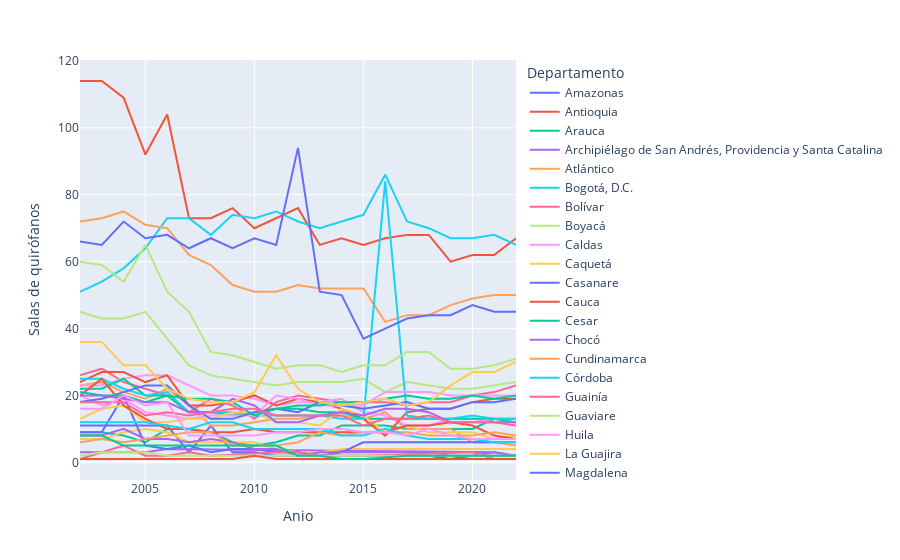

This figure's notebook cell:
### Code cell
px.line(df[df['Departamento'] != 'Nacional'], x='Anio', y='Salas de quirófanos', color='Departamento')

### Figure 1 — Plotly figure (JSON) as saved in the notebook; plotly's stock layout.template omitted (floating-point values rounded to 4 significant figures)
{"data": [{"hovertemplate": "Departamento=Amazonas<br>Anio=%{x}<br>Salas de quirófanos=%{y}<extra></extra>", "legendgroup": "Amazonas", "line": {"color": "#636efa", "dash": "solid"}, "marker": {"symbol": "circle"}, "mode": "lines", "name": "Amazonas", "orientation": "v", "showlegend": true, "type": "scatter", "x": [2002, 2003, 2004, 2005, 2006, 2007, 2008, 2009, 2010, 2011, 2012, 2013, 2014, 2015, 2016, 2017, 2018, 2019, 2020, 2021, 2022], "xaxis": "x", "y": [11, 11, 11, 11, 11, 3, 11, 3, 3, 2, 2, 2, 2, 2, 2, 2, 2, 1, 2, 2, 2], "yaxis": "y"}, {"hovertemplate": "Departamento=Antioquia<br>Anio=%{x}<br>Salas de quirófanos=%{y}<extra></extra>", "legendgroup": "Antioquia", "line": {"color": "#EF553B", "dash": "solid"}, "marker": {"symbol": "circle"}, "mode": "lines", "name": "Antioquia", "orientation": "v", "showlegend": true, "type": "scatter", "x": [2002, 2003, 2004, 2005, 2006, 2007, 2008, 2009, 2010, 2011, 2012, 2013, 2014, 2015, 2016, 2017, 2018, 2019, 2020, 2021, 2022], "xaxis": "x", "y": [114, 114, 109, 92, 104, 73, 73, 76, 70, 73, 76, 65, 67, 65, 67, 68, 68, 60, 62, 62, 67], "yaxis": "y"}, {"hovertemplate": "Departamento=Arauca<br>Anio=%{x}<br>Salas de quirófanos=%{y}<extra></extra>", "legendgroup": "Arauca", "line": {"color": "#00cc96", "dash": "solid"}, "marker": {"symbol": "circle"}, "mode": "lines", "name": "Arauca", "orientation": "v", "showlegend": true, "type": "scatter", "x": [2002, 2003, 2004, 2005, 2006, 2007, 2008, 2009, 2010, 2011, 2012, 2013, 2014, 2015, 2016, 2017, 2018, 2019, 2020, 2021, 2022], "xaxis": "x", "y": [9, 9, 8, 6, 10, 10, 9, 6, 5, 6, 8, 8, 11, 11, 11, 10, 10, 10, 10, 13, 12], "yaxis": "y"}, {"hovertemplate": "Departamento=Archipiélago de San Andrés, Providencia y Santa Catalina<br>Anio=%{x}<br>Salas de quirófanos=%{y}<extra></extra>", "legendgroup": "Archipiélago de San Andrés, Providencia y Santa Catalina", "line": {"color": "#ab63fa", "dash": "solid"}, "marker": {"symbol": "circle"}, "mode": "lines", "name": "Archipiélago de San Andrés, Providencia y Santa Catalina", "orientation": "v", "showlegend": true, "type": "scatter", "x": [2002, 2003, 2004, 2005, 2006, 2021, 2022], "xaxis": "x", "y": [3, 3, 3, 3, 4, 3, 2], "yaxis": "y"}, {"hovertemplate": "Departamento=Atlántico<br>Anio=%{x}<br>Salas de quirófanos=%{y}<extra></extra>", "legendgroup": "Atlántico", "line": {"color": "#FFA15A", "dash": "solid"}, "marker": {"symbol": "circle"}, "mode": "lines", "name": "Atlántico", "orientation": "v", "showlegend": true, "type": "scatter", "x": [2002, 2003, 2004, 2005, 2006, 2007, 2008, 2009, 2010, 2011, 2012, 2013, 2014, 2015, 2016, 2017, 2018, 2019, 2020, 2021, 2022], "xaxis": "x", "y": [23, 24, 21, 19, 22, 17, 11, 11, 12, 13, 13, 14, 14, 13, 15, 10, 10, 10, 6, 6, 5], "yaxis": "y"}, {"hovertemplate": "Departamento=Bogotá, D.C.<br>Anio=%{x}<br>Salas de quirófanos=%{y}<extra></extra>", "legendgroup": "Bogotá, D.C.", "line": {"color": "#19d3f3", "dash": "solid"}, "marker": {"symbol": "circle"}, "mode": "lines", "name": "Bogotá, D.C.", "orientation": "v", "showlegend": true, "type": "scatter", "x": [2002, 2003, 2004, 2005, 2006, 2007, 2008, 2009, 2010, 2011, 2012, 2013, 2014, 2015, 2016, 2017, 2018, 2019, 2020, 2021, 2022], "xaxis": "x", "y": [51, 54, 58, 64, 73, 73, 68, 74, 73, 75, 72, 70, 72, 74, 86, 72, 70, 67, 67, 68, 65], "yaxis": "y"}, {"hovertemplate": "Departamento=Bolívar<br>Anio=%{x}<br>Salas de quirófanos=%{y}<extra></extra>", "legendgroup": "Bolívar", "line": {"color": "#FF6692", "dash": "solid"}, "marker": {"symbol": "circle"}, "mode": "lines", "name": "Bolívar", "orientation": "v", "showlegend": true, "type": "scatter", "x": [2002, 2003, 2004, 2005, 2006, 2007, 2008, 2009, 2010, 2011, 2012, 2013, 2014, 2015, 2016, 2017, 2018, 2019, 2020, 2021, 2022], "xaxis": "x", "y": [26, 28, 24, 22, 20, 15, 19, 17, 13, 18, 20, 19, 18, 18, 18, 17, 18, 18, 20, 21, 23], "yaxis": "y"}, {"hovertemplate": "Departamento=Boyacá<br>Anio=%{x}<br>Salas de quirófanos=%{y}<extra></extra>", "legendgroup": "Boyacá", "line": {"color": "#B6E880", "dash": "solid"}, "marker": {"symbol": "circle"}, "mode": "lines", "name": "Boyacá", "orientation": "v", "showlegend": true, "type": "scatter", "x": [2002, 2003, 2004, 2005, 2006, 2007, 2008, 2009, 2010, 2011, 2012, 2013, 2014, 2015, 2016, 2017, 2018, 2019, 2020, 2021, 2022], "xaxis": "x", "y": [45, 43, 43, 45, 37, 29, 26, 25, 24, 23, 24, 24, 24, 25, 21, 24, 23, 22, 22, 23, 24], "yaxis": "y"}, {"hovertemplate": "Departamento=Caldas<br>Anio=%{x}<br>Salas de quirófanos=%{y}<extra></extra>", "legendgroup": "Caldas", "line": {"color": "#FF97FF", "dash": "solid"}, "marker": {"symbol": "circle"}, "mode": "lines", "name": "Caldas", "orientation": "v", "showlegend": true, "type": "scatter", "x": [2002, 2003, 2004, 2005, 2006, 2007, 2008, 2009, 2010, 2011, 2012, 2013, 2014, 2015, 2016, 2017, 2018, 2019, 2020, 2021, 2022], "xaxis": "x", "y": [23, 23, 25, 26, 26, 23, 20, 20, 19, 17, 18, 18, 19, 15, 14, 11, 11, 13, 13, 12, 12], "yaxis": "y"}, {"hovertemplate": "Departamento=Caquetá<br>Anio=%{x}<br>Salas de quirófanos=%{y}<extra></extra>", "legendgroup": "Caquetá", "line": {"color": "#FECB52", "dash": "solid"}, "marker": {"symbol": "circle"}, "mode": "lines", "name": "Caquetá", "orientation": "v", "showlegend": true, "type": "scatter", "x": [2002, 2003, 2004, 2005, 2006, 2007, 2008, 2009, 2010, 2011, 2012, 2013, 2014, 2015, 2016, 2017, 2018, 2019, 2020, 2021, 2022], "xaxis": "x", "y": [7, 7, 9, 10, 9, 6, 6, 6, 6, 4, 3, 3, 4, 4, 4, 4, 4, 4, 4, 4, 4], "yaxis": "y"}, {"hovertemplate": "Departamento=Casanare<br>Anio=%{x}<br>Salas de quirófanos=%{y}<extra></extra>", "legendgroup": "Casanare", "line": {"color": "#636efa", "dash": "solid"}, "marker": {"symbol": "circle"}, "mode": "lines", "name": "Casanare", "orientation": "v", "showlegend": true, "type": "scatter", "x": [2002, 2003, 2004, 2005, 2006, 2007, 2008, 2009, 2010, 2011, 2012, 2013, 2014, 2015, 2016, 2017, 2018, 2019, 2020, 2021, 2022], "xaxis": "x", "y": [9, 9, 20, 5, 4, 5, 3, 4, 4, 3, 3, 2, 3, 6, 6, 6, 6, 6, 6, 6, 6], "yaxis": "y"}, {"hovertemplate": "Departamento=Cauca<br>Anio=%{x}<br>Salas de quirófanos=%{y}<extra></extra>", "legendgroup": "Cauca", "line": {"color": "#EF553B", "dash": "solid"}, "marker": {"symbol": "circle"}, "mode": "lines", "name": "Cauca", "orientation": "v", "showlegend": true, "type": "scatter", "x": [2002, 2003, 2004, 2005, 2006, 2007, 2008, 2009, 2010, 2011, 2012, 2013, 2014, 2015, 2016, 2017, 2018, 2019, 2020, 2021, 2022], "xaxis": "x", "y": [24, 27, 27, 24, 26, 17, 17, 18, 20, 17, 19, 18, 16, 13, 8, 15, 16, 16, 18, 19, 19], "yaxis": "y"}, {"hovertemplate": "Departamento=Cesar<br>Anio=%{x}<br>Salas de quirófanos=%{y}<extra></extra>", "legendgroup": "Cesar", "line": {"color": "#00cc96", "dash": "solid"}, "marker": {"symbol": "circle"}, "mode": "lines", "name": "Cesar", "orientation": "v", "showlegend": true, "type": "scatter", "x": [2002, 2003, 2004, 2005, 2006, 2007, 2008, 2009, 2010, 2011, 2012, 2013, 2014, 2015, 2016, 2017, 2018, 2019, 2020, 2021, 2022], "xaxis": "x", "y": [22, 22, 25, 20, 20, 15, 15, 14, 15, 16, 16, 15, 15, 13, 13, 13, 13, 13, 13, 13, 13], "yaxis": "y"}, {"hovertemplate": "Departamento=Chocó<br>Anio=%{x}<br>Salas de quirófanos=%{y}<extra></extra>", "legendgroup": "Chocó", "line": {"color": "#ab63fa", "dash": "solid"}, "marker": {"symbol": "circle"}, "mode": "lines", "name": "Chocó", "orientation": "v", "showlegend": true, "type": "scatter", "x": [2002, 2003, 2004, 2005, 2006, 2007, 2008, 2009, 2010, 2011, 2012, 2013, 2014, 2015, 2016, 2017, 2018, 2019, 2020, 2021, 2022], "xaxis": "x", "y": [8, 8, 10, 7, 7, 6, 7, 6, 4, 4, 2, 3, 3, 3, 3, 3, 3, 2, 2, 3, 2], "yaxis": "y"}, {"hovertemplate": "Departamento=Cundinamarca<br>Anio=%{x}<br>Salas de quirófanos=%{y}<extra></extra>", "legendgroup": "Cundinamarca", "line": {"color": "#FFA15A", "dash": "solid"}, "marker": {"symbol": "circle"}, "mode": "lines", "name": "Cundinamarca", "orientation": "v", "showlegend": true, "type": "scatter", "x": [2002, 2003, 2004, 2005, 2006, 2007, 2008, 2009, 2010, 2011, 2012, 2013, 2014, 2015, 2016, 2017, 2018, 2019, 2020, 2021, 2022], "xaxis": "x", "y": [72, 73, 75, 71, 70, 62, 59, 53, 51, 51, 53, 52, 52, 52, 42, 44, 44, 47, 49, 50, 50], "yaxis": "y"}, {"hovertemplate": "Departamento=Córdoba<br>Anio=%{x}<br>Salas de quirófanos=%{y}<extra></extra>", "legendgroup": "Córdoba", "line": {"color": "#19d3f3", "dash": "solid"}, "marker": {"symbol": "circle"}, "mode": "lines", "name": "Córdoba", "orientation": "v", "showlegend": true, "type": "scatter", "x": [2002, 2003, 2004, 2005, 2006, 2007, 2008, 2009, 2010, 2011, 2012, 2013, 2014, 2015, 2016, 2017, 2018, 2019, 2020, 2021, 2022], "xaxis": "x", "y": [25, 25, 22, 20, 21, 15, 15, 15, 14, 14, 14, 14, 13, 13, 84, 14, 13, 13, 14, 13, 13], "yaxis": "y"}, {"hovertemplate": "Departamento=Guainía<br>Anio=%{x}<br>Salas de quirófanos=%{y}<extra></extra>", "legendgroup": "Guainía", "line": {"color": "#FF6692", "dash": "solid"}, "marker": {"symbol": "circle"}, "mode": "lines", "name": "Guainía", "orientation": "v", "showlegend": true, "type": "scatter", "x": [2002, 2003, 2004, 2005, 2006, 2007, 2008, 2011, 2012, 2013, 2014, 2015, 2020, 2021], "xaxis": "x", "y": [1, 3, 5, 2, 2, 3, 2, 3, 3, 2, 2, 2, 3, 1], "yaxis": "y"}, {"hovertemplate": "Departamento=Guaviare<br>Anio=%{x}<br>Salas de quirófanos=%{y}<extra></extra>", "legendgroup": "Guaviare", "line": {"color": "#B6E880", "dash": "solid"}, "marker": {"symbol": "circle"}, "mode": "lines", "name": "Guaviare", "orientation": "v", "showlegend": true, "type": "scatter", "x": [2002, 2003, 2004, 2005, 2006, 2007, 2008, 2009, 2010, 2011, 2012, 2013, 2014, 2015, 2016, 2017, 2018, 2019, 2020, 2021, 2022], "xaxis": "x", "y": [2, 3, 3, 3, 2, 2, 2, 2, 2, 2, 2, 2, 2, 2, 2, 2, 2, 2, 2, 2, 2], "yaxis": "y"}, {"hovertemplate": "Departamento=Huila<br>Anio=%{x}<br>Salas de quirófanos=%{y}<extra></extra>", "legendgroup": "Huila", "line": {"color": "#FF97FF", "dash": "solid"}, "marker": {"symbol": "circle"}, "mode": "lines", "name": "Huila", "orientation": "v", "showlegend": true, "type": "scatter", "x": [2002, 2003, 2004, 2005, 2006, 2007, 2008, 2009, 2010, 2011, 2012, 2013, 2014, 2015, 2016, 2017, 2018, 2019, 2020, 2021, 2022], "xaxis": "x", "y": [20, 17, 19, 15, 14, 13, 14, 14, 14, 20, 19, 17, 17, 17, 21, 21, 21, 20, 20, 20, 20], "yaxis": "y"}, {"hovertemplate": "Departamento=La Guajira<br>Anio=%{x}<br>Salas de quirófanos=%{y}<extra></extra>", "legendgroup": "La Guajira", "line": {"color": "#FECB52", "dash": "solid"}, "marker": {"symbol": "circle"}, "mode": "lines", "name": "La Guajira", "orientation": "v", "showlegend": true, "type": "scatter", "x": [2002, 2003, 2004, 2005, 2006, 2007, 2008, 2009, 2010, 2011, 2012, 2013, 2014, 2015, 2016, 2017, 2018, 2019, 2020, 2021, 2022], "xaxis": "x", "y": [13, 16, 17, 12, 12, 13, 13, 15, 15, 12, 12, 11, 16, 14, 9, 11, 9, 9, 9, 7, 8], "yaxis": "y"}, {"hovertemplate": "Departamento=Magdalena<br>Anio=%{x}<br>Salas de quirófanos=%{y}<extra></extra>", "legendgroup": "Magdalena", "line": {"color": "#636efa", "dash": "solid"}, "marker": {"symbol": "circle"}, "mode": "lines", "name": "Magdalena", "orientation": "v", "showlegend": true, "type": "scatter", "x": [2002, 2003, 2004, 2005, 2006, 2007, 2008, 2009, 2010, 2011, 2012, 2013, 2014, 2015, 2016, 2017, 2018, 2019, 2020, 2021, 2022], "xaxis": "x", "y": [18, 19, 21, 23, 23, 17, 13, 13, 15, 16, 15, 18, 17, 16, 17, 18, 16, 16, 18, 18, 19], "yaxis": "y"}, {"hovertemplate": "Departamento=Meta<br>Anio=%{x}<br>Salas de quirófanos=%{y}<extra></extra>", "legendgroup": "Meta", "line": {"color": "#EF553B", "dash": "solid"}, "marker": {"symbol": "circle"}, "mode": "lines", "name": "Meta", "orientation": "v", "showlegend": true, "type": "scatter", "x": [2002, 2003, 2004, 2005, 2006, 2007, 2008, 2009, 2010, 2011, 2012, 2013, 2014, 2015, 2016, 2017, 2018, 2019, 2020, 2021, 2022], "xaxis": "x", "y": [20, 25, 17, 13, 10, 10, 9, 9, 10, 9, 9, 9, 9, 9, 9, 11, 11, 12, 11, 8, 7], "yaxis": "y"}, {"hovertemplate": "Departamento=Nariño<br>Anio=%{x}<br>Salas de quirófanos=%{y}<extra></extra>", "legendgroup": "Nariño", "line": {"color": "#00cc96", "dash": "solid"}, "marker": {"symbol": "circle"}, "mode": "lines", "name": "Nariño", "orientation": "v", "showlegend": true, "type": "scatter", "x": [2002, 2003, 2004, 2005, 2006, 2007, 2008, 2009, 2010, 2011, 2012, 2013, 2014, 2015, 2016, 2017, 2018, 2019, 2020, 2021, 2022], "xaxis": "x", "y": [21, 20, 20, 18, 20, 19, 19, 18, 14, 16, 17, 17, 18, 18, 19, 20, 19, 19, 20, 19, 20], "yaxis": "y"}, {"hovertemplate": "Departamento=Norte de Santander<br>Anio=%{x}<br>Salas de quirófanos=%{y}<extra></extra>", "legendgroup": "Norte de Santander", "line": {"color": "#ab63fa", "dash": "solid"}, "marker": {"symbol": "circle"}, "mode": "lines", "name": "Norte de Santander", "orientation": "v", "showlegend": true, "type": "scatter", "x": [2002, 2003, 2004, 2005, 2006, 2007, 2008, 2009, 2010, 2011, 2012, 2013, 2014, 2015, 2016, 2017, 2018, 2019, 2020, 2021, 2022], "xaxis": "x", "y": [20, 20, 19, 18, 18, 15, 15, 19, 17, 12, 12, 14, 15, 14, 16, 16, 15, 12, 12, 12, 12], "yaxis": "y"}, {"hovertemplate": "Departamento=Putumayo<br>Anio=%{x}<br>Salas de quirófanos=%{y}<extra></extra>", "legendgroup": "Putumayo", "line": {"color": "#FFA15A", "dash": "solid"}, "marker": {"symbol": "circle"}, "mode": "lines", "name": "Putumayo", "orientation": "v", "showlegend": true, "type": "scatter", "x": [2002, 2003, 2004, 2005, 2006, 2007, 2008, 2009, 2010, 2011, 2012, 2013, 2014, 2015, 2016, 2017, 2018, 2019, 2020, 2021, 2022], "xaxis": "x", "y": [6, 7, 6, 7, 8, 9, 9, 5, 5, 5, 6, 9, 8, 9, 9, 9, 8, 8, 8, 9, 8], "yaxis": "y"}, {"hovertemplate": "Departamento=Quindío<br>Anio=%{x}<br>Salas de quirófanos=%{y}<extra></extra>", "legendgroup": "Quindío", "line": {"color": "#19d3f3", "dash": "solid"}, "marker": {"symbol": "circle"}, "mode": "lines", "name": "Quindío", "orientation": "v", "showlegend": true, "type": "scatter", "x": [2002, 2003, 2004, 2005, 2006, 2007, 2008, 2009, 2010, 2011, 2012, 2013, 2014, 2015, 2016, 2017, 2018, 2019, 2020, 2021, 2022], "xaxis": "x", "y": [12, 12, 12, 12, 11, 10, 12, 12, 10, 10, 10, 10, 8, 8, 10, 8, 7, 7, 7, 6, 6], "yaxis": "y"}, {"hovertemplate": "Departamento=Risaralda<br>Anio=%{x}<br>Salas de quirófanos=%{y}<extra></extra>", "legendgroup": "Risaralda", "line": {"color": "#FF6692", "dash": "solid"}, "marker": {"symbol": "circle"}, "mode": "lines", "name": "Risaralda", "orientation": "v", "showlegend": true, "type": "scatter", "x": [2002, 2003, 2004, 2005, 2006, 2007, 2008, 2009, 2010, 2011, 2012, 2013, 2014, 2015, 2016, 2017, 2018, 2019, 2020, 2021, 2022], "xaxis": "x", "y": [18, 18, 18, 14, 15, 14, 15, 16, 16, 14, 14, 14, 14, 11, 13, 13, 14, 12, 12, 12, 11], "yaxis": "y"}, {"hovertemplate": "Departamento=Santander<br>Anio=%{x}<br>Salas de quirófanos=%{y}<extra></extra>", "legendgroup": "Santander", "line": {"color": "#B6E880", "dash": "solid"}, "marker": {"symbol": "circle"}, "mode": "lines", "name": "Santander", "orientation": "v", "showlegend": true, "type": "scatter", "x": [2002, 2003, 2004, 2005, 2006, 2007, 2008, 2009, 2010, 2011, 2012, 2013, 2014, 2015, 2016, 2017, 2018, 2019, 2020, 2021, 2022], "xaxis": "x", "y": [60, 59, 54, 65, 51, 45, 33, 32, 30, 28, 29, 29, 27, 29, 29, 33, 33, 28, 28, 29, 31], "yaxis": "y"}, {"hovertemplate": "Departamento=Sucre<br>Anio=%{x}<br>Salas de quirófanos=%{y}<extra></extra>", "legendgroup": "Sucre", "line": {"color": "#FF97FF", "dash": "solid"}, "marker": {"symbol": "circle"}, "mode": "lines", "name": "Sucre", "orientation": "v", "showlegend": true, "type": "scatter", "x": [2002, 2003, 2004, 2005, 2006, 2007, 2008, 2009, 2010, 2011, 2012, 2013, 2014, 2015, 2016, 2017, 2018, 2019, 2020, 2021, 2022], "xaxis": "x", "y": [16, 16, 20, 17, 18, 8, 8, 8, 8, 9, 9, 10, 10, 9, 9, 8, 10, 8, 7, 7, 7], "yaxis": "y"}, {"hovertemplate": "Departamento=Tolima<br>Anio=%{x}<br>Salas de quirófanos=%{y}<extra></extra>", "legendgroup": "Tolima", "line": {"color": "#FECB52", "dash": "solid"}, "marker": {"symbol": "circle"}, "mode": "lines", "name": "Tolima", "orientation": "v", "showlegend": true, "type": "scatter", "x": [2002, 2003, 2004, 2005, 2006, 2007, 2008, 2009, 2010, 2011, 2012, 2013, 2014, 2015, 2016, 2017, 2018, 2019, 2020, 2021, 2022], "xaxis": "x", "y": [36, 36, 29, 29, 22, 19, 18, 18, 21, 32, 22, 18, 17, 18, 19, 17, 18, 23, 27, 27, 30], "yaxis": "y"}, {"hovertemplate": "Departamento=Valle del Cauca<br>Anio=%{x}<br>Salas de quirófanos=%{y}<extra></extra>", "legendgroup": "Valle del Cauca", "line": {"color": "#636efa", "dash": "solid"}, "marker": {"symbol": "circle"}, "mode": "lines", "name": "Valle del Cauca", "orientation": "v", "showlegend": true, "type": "scatter", "x": [2002, 2003, 2004, 2005, 2006, 2007, 2008, 2009, 2010, 2011, 2012, 2013, 2014, 2015, 2016, 2017, 2018, 2019, 2020, 2021, 2022], "xaxis": "x", "y": [66, 65, 72, 67, 68, 64, 67, 64, 67, 65, 94, 51, 50, 37, 40, 43, 44, 44, 47, 45, 45], "yaxis": "y"}, {"hovertemplate": "Departamento=Vaupés<br>Anio=%{x}<br>Salas de quirófanos=%{y}<extra></extra>", "legendgroup": "Vaupés", "line": {"color": "#EF553B", "dash": "solid"}, "marker": {"symbol": "circle"}, "mode": "lines", "name": "Vaupés", "orientation": "v", "showlegend": true, "type": "scatter", "x": [2002, 2003, 2004, 2005, 2006, 2007, 2008, 2009, 2010, 2011, 2012, 2013, 2014, 2015, 2016, 2017, 2018, 2019, 2020, 2021, 2022], "xaxis": "x", "y": [1, 1, 1, 1, 1, 1, 1, 1, 2, 1, 1, 1, 1, 1, 1, 1, 1, 1, 1, 1, 1], "yaxis": "y"}, {"hovertemplate": "Departamento=Vichada<br>Anio=%{x}<br>Salas de quirófanos=%{y}<extra></extra>", "legendgroup": "Vichada", "line": {"color": "#00cc96", "dash": "solid"}, "marker": {"symbol": "circle"}, "mode": "lines", "name": "Vichada", "orientation": "v", "showlegend": true, "type": "scatter", "x": [2002, 2003, 2004, 2005, 2006, 2007, 2008, 2009, 2010, 2011, 2012, 2013, 2014, 2015, 2017, 2018, 2019, 2020, 2021, 2022], "xaxis": "x", "y": [8, 8, 5, 5, 5, 5, 5, 5, 5, 5, 2, 2, 1, 1, 2, 2, 2, 2, 2, 2], "yaxis": "y"}], "layout": {"legend": {"title": {"text": "Departamento"}, "tracegroupgap": 0}, "margin": {"t": 60}, "xaxis": {"anchor": "y", "domain": [0, 1], "title": {"text": "Anio"}}, "yaxis": {"anchor": "x", "domain": [0, 1], "title": {"text": "Salas de quirófanos"}}}}
